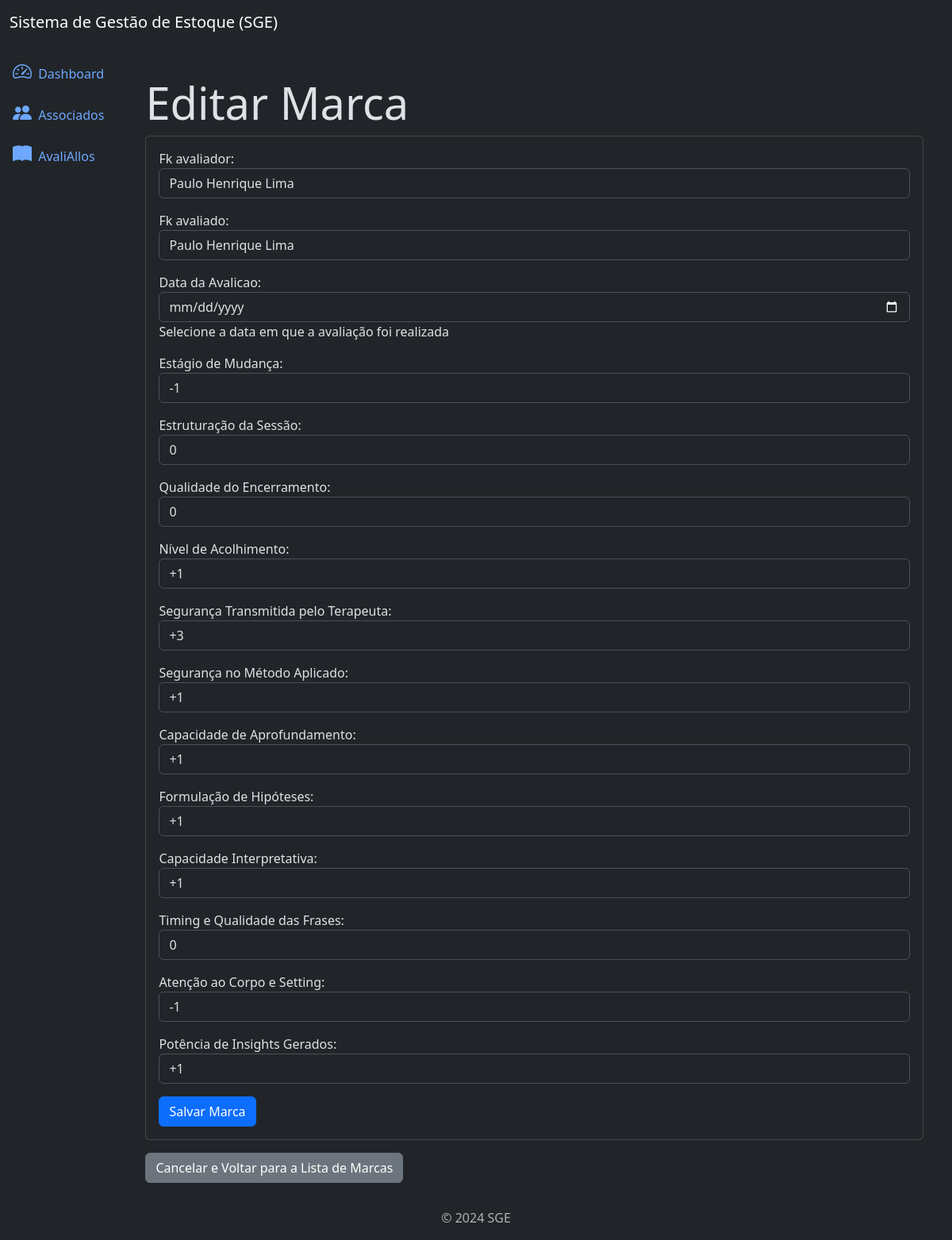
Screenshot of /api/v1/avaliacao/2/update/ (signed in) with the database file from the repository.
### avalicao/models.py (models this page shows, shortened)
class Avaliacao(models.Model):
    pk_avaliacao = models.AutoField(primary_key=True, verbose_name='ID')
    fk_avaliador = models.ForeignKey(Avaliador, on_delete=models.CASCADE, related_name='Availicaos')
    fk_avaliado = models.ForeignKey(Avaliado, on_delete=models.CASCADE, related_name='Availicaos')
    dat_avaliacao  = models.DateField(verbose_name="Data da Avalicao")
    SCORE_CHOICES = [
        (-9, '-9'),
        (-3, '-3'),
        (-1, '-1'),
        (0, '0'),
        (1, '+1'),
        (3, '+3'),
        (9, '+9'),
    ]
    estagio_mudanca = models.IntegerField(choices=SCORE_CHOICES, verbose_name="Estágio de Mudança")
    estrutura = models.IntegerField(choices=SCORE_CHOICES, verbose_name="Estruturação da Sessão")
    encerramento = models.IntegerField(choices=SCORE_CHOICES, verbose_name="Qualidade do Encerramento")
    acolhimento = models.IntegerField(choices=SCORE_CHOICES, verbose_name="Nível de Acolhimento")
    seguranca_terapeuta = models.IntegerField(choices=SCORE_CHOICES, verbose_name="Segurança Transmitida pelo Terapeuta")
    seguranca_metodo = models.IntegerField(choices=SCORE_CHOICES, verbose_name="Segurança no Método Aplicado")
    aprofundar = models.IntegerField(choices=SCORE_CHOICES, verbose_name="Capacidade de Aprofundamento")
    hipoteses = models.IntegerField(choices=SCORE_CHOICES, verbose_name="Formulação de Hipóteses")
    interpretativa = models.IntegerField(choices=SCORE_CHOICES, verbose_name="Capacidade Interpretativa")
    frase_timing = models.IntegerField(choices=SCORE_CHOICES, verbose_name="Timing e Qualidade das Frases")
    corpo_setting = models.IntegerField(choices=SCORE_CHOICES, verbose_name="Atenção ao Corpo e Setting")
    insight_potencia = models.IntegerField(choices=SCORE_CHOICES, verbose_name="Potência de Insights Gerados")
    class Meta:
        verbose_name = 'Availiallos'
        verbose_name_plural = 'Availiallos'
        ordering = ['-dat_avaliacao']

### avalicao/views.py (the view)
# urls.py: path('avaliacao/<int:pk>/update/', views.AvaliacaoUpdateView.as_view(), name='avaliacao-update'),
class AvaliacaoUpdateView(LoginRequiredMixin, PermissionRequiredMixin, UpdateView):
    model = models.Avaliacao
    template_name = 'avaliacao_update.html'
    form_class = forms.AvaliacaoForm
    success_url = reverse_lazy('avaliacao-list')
    permission_required = 'avaliacao.change_avaliacao'

### avalicao/models.py (called while the page is built)
    def __str__(self):
        return self.nome

    def __str__(self):
        return self.nome

### avalicao/templates/avaliacao_update.html (shortened to what this page needs)
{% extends 'base.html' %}
{% block content %}
  <div class="container mt-4">
    <h3 class="display-4">Editar Marca</h3>
    <div class="card">
      <div class="card-body">
        <form method="post" class="form">
          {{ form.as_p }}
          <button type="submit" class="btn btn-primary">Salvar Marca</button>
        </form>
      </div>
    </div>
    <a href="{% url 'avaliacao-list' %}" class="btn btn-secondary mt-3">Cancelar e Voltar para a Lista de Marcas</a>
  </div>
{% endblock %}

### rows the page displays
Avaliacao: fk_avaliador "Paulo Henrique Lima", fk_avaliado "Paulo Henrique Lima", estagio_mudanca "-1", estrutura "0", encerramento "0", acolhimento "+1", seguranca_terapeuta "+3", seguranca_metodo "+1", aprofundar "+1", hipoteses "+1", interpretativa "+1", frase_timing "0", corpo_setting "-1", insight_potencia "+1"
